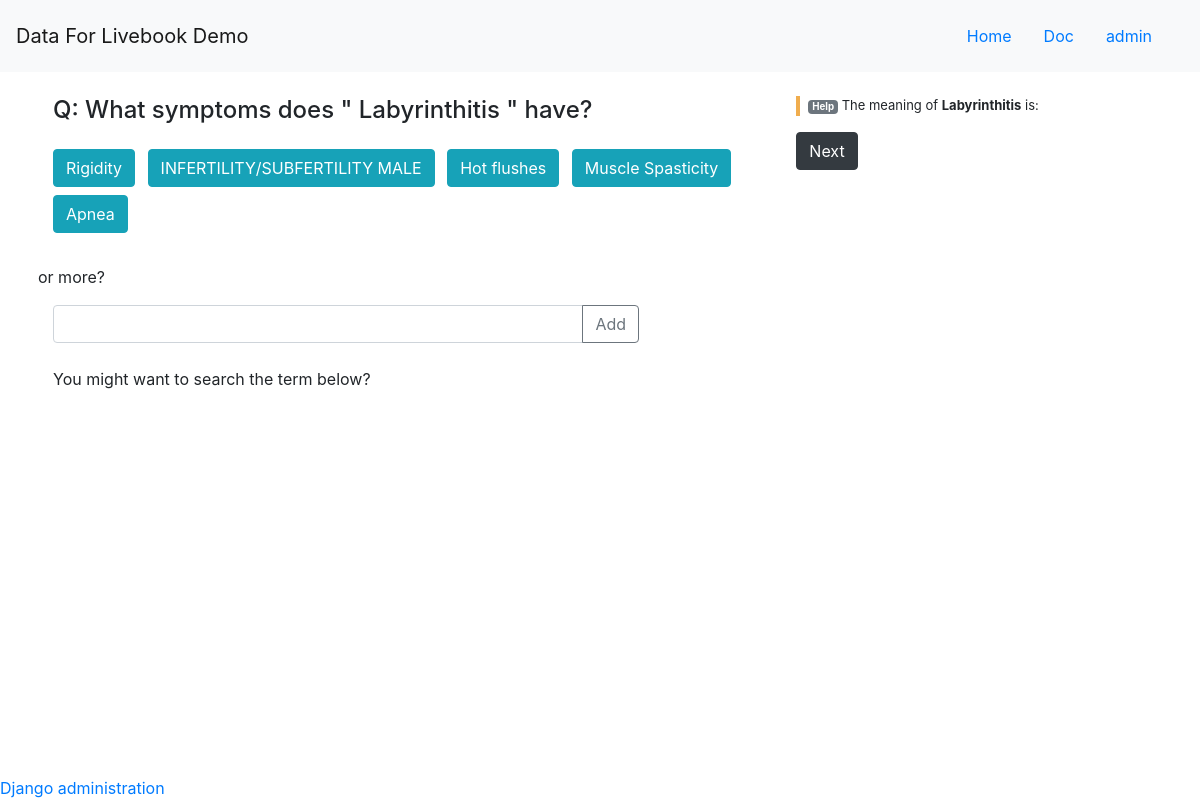
/quiz/disease/1/, run on the app's committed database.
### demo/models.py (models this page shows, shortened)
class Symptom(models.Model):
    content_unique_id = models.CharField(max_length=8, null=True)
    symptom_name = models.TextField()
    type = models.CharField(max_length=150)

class Disease(models.Model):
    content_unique_id = models.CharField(max_length=8, null=True)
    name = models.TextField()
    concept_type = models.CharField(max_length=150,null=True, default="Null")

### demo/views.py (the view)
# urls.py: path('quiz/disease/<int:uuid>/', views.quiz, name='quiz'),
def quiz(request, uuid):
    if user_auth(uuid) == False:
        return render(request, 'quiz/index.html', {
        'content': "No this user",
        'title': 'Auth Error',
        'username': "no auth"
    })
    try:
        diseases = Disease.objects.filter(concept_type = 'Otitis').order_by('?')
        length = diseases.count()
    except:
        diseases = ["Otitis"]
    disease = diseases[0]
    content = "Q: What symptoms does \" "+ disease.name +" \" have? "
    para = "You might want to search the term below?"
    user_name = _(USERNAME)
    try:
        symptoms = Symptom.objects.order_by('?')[0:5]
    except Symptom.DoesNotExist:
        raise Http404("Symptoms do not exist")
    return render(request, 'quiz/index.html', {
        'content': content,
        'title': 'Home',
        'username': user_name,
        'para':para,
        'disease':disease,
        'symptoms': symptoms,
        'tgt':UMLS_tgt.objects.order_by('-add_at')[0]
    })

### demo/models.py (called while the page is built)
    def __str__(self):
        return self.ticket

### demo/views.py (called while the page is built)
def user_auth(uuid):
    if uuid:
        return True
    else:
        return False

### templates/quiz/index.html (shortened to what this page needs)
{% extends "../base_site.html" %}
{%  load static %}
{%  load static %}
{% block extrastyle %}{{ block.super }}<link rel="stylesheet" type="text/css" href="{% static "home/css/home.css" %}" />{% endblock %}
{% block content %}
    <div class="col-xs-12 col-md-8">
        <div class="col-xs-12 col-sm-12 mb-4">
            <h4>{{ content }}</h4>
        </div>
        <div class="col-xs-12 col-sm-12 mb-4">
            {% for symptom in symptoms %}
                <button class="btn btn-info mr-2 mb-2 ans-btn"  id="{{ symptom.id }}">{{ symptom.symptom_name }}</button>
            {% endfor %}
        </div>
        <p>or more?</p>
        <div class="input-group col-xs-10 col-sm-10 mb-4">
            <input type="text" class="form-control" id="input-disease">
            <div class="input-group-append">
                <button class="btn btn-outline-secondary" type="button" onclick="add_symptom()">Add</button>
            </div>
        </div>
        <div class="col-xs-12 col-sm-12 mb-4">
            <p>You might want to search the term below?</p>
        </div>
    </div>
    <div class="col-xs-12 col-md-4 pl-1 pr-1">
        <div class="pl-2 mb-1" style="font-size: small;border-left:solid .25rem;border-left-color: #f0ad4e;">
            <span class="badge badge-secondary">Help</span>
            The meaning of
            <b>{{ disease.name }}</b> is:
        </div>
        <button class="btn btn-dark" type="button" onclick="next_question()">Next</button>
    </div>
{% endblock %}

### templates/base_site.html (shortened to what this page needs)
{% extends "base.html" %}
{% block nav %}
    <nav class="navbar">
      <a class="nav-link" href="{% url 'index' %}">Home</a>
      <a class="nav-link" href="{% url 'docs' %}">Doc</a>
      <a class="nav-link" href="{% url 'admin:index' %}">admin</a>
    </nav>
{% endblock %}
{% block footer %}
    <a href="{% url 'admin:index' %}">{{ site_header|default:_('Django administration') }}</a>
{% endblock %}

### templates/base.html (shortened to what this page needs)
<!DOCTYPE html>
<html lang="en-us" >
<head>
<link rel="stylesheet" href="https://maxcdn.bootstrapcdn.com/bootstrap/4.0.0/css/bootstrap.min.css">
{% load i18n static %}
{% block extrastyle %}{% endblock %}
</head>
<body class="{% block bodyclass %}{% endblock %}">
<div id="container">
    <div id="header" class="navbar navbar-default navbar-fixed-top navbar-light bg-light">
        {% block branding %}
            <a id="site-name" class="navbar-brand" href="#">Data For Livebook Demo</a>
        {% endblock %}
        {% block nav %}{% endblock %}
    </div>
    <div id="content"  class="container px-2">
        <div class="row mt-4 mb-2">
            {% block content %}{% endblock %}
        </div>
        <br class="clear" />
    </div>
    <div id="footer" class="footer fixed-bottom">
        {% block footer %}{% endblock %}
    </div>
</div>
</body>
</html>

### data on the page
Symptom: symptom_name "Rigidity"
Symptom: symptom_name "INFERTILITY/SUBFERTILITY MALE"
Symptom: symptom_name "Hot flushes"
Symptom: symptom_name "Muscle Spasticity"
Symptom: symptom_name "Apnea"

### other printed values
{{ content }} "Q: What symptoms does \" Labyrinthitis \" have?"
{{ site_header|default:_('Django administration') }} "Django administration"
